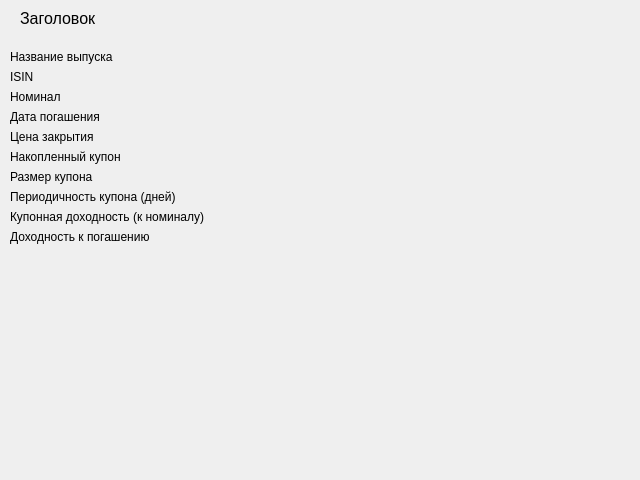
<?xml version="1.0" encoding="UTF-8"?>
<ui version="4.0">
 <class>Form</class>
 <widget class="QWidget" name="Form">
  <property name="geometry">
   <rect>
    <x>0</x>
    <y>0</y>
    <width>640</width>
    <height>480</height>
   </rect>
  </property>
  <property name="windowTitle">
   <string>Form</string>
  </property>
  <property name="locale">
   <locale language="Russian" country="Russia"/>
  </property>
  <widget class="QWidget" name="formLayoutWidget">
   <property name="geometry">
    <rect>
     <x>10</x>
     <y>50</y>
     <width>621</width>
     <height>241</height>
    </rect>
   </property>
   <layout class="QFormLayout" name="formLayout">
    <item row="0" column="0">
     <widget class="QLabel" name="label1">
      <property name="text">
       <string>Название выпуска</string>
      </property>
     </widget>
    </item>
    <item row="0" column="1">
     <widget class="QLabel" name="lbl_secname">
      <property name="text">
       <string/>
      </property>
     </widget>
    </item>
    <item row="1" column="0">
     <widget class="QLabel" name="label2">
      <property name="text">
       <string>ISIN</string>
      </property>
     </widget>
    </item>
    <item row="1" column="1">
     <widget class="QLabel" name="lbl_isin">
      <property name="text">
       <string/>
      </property>
     </widget>
    </item>
    <item row="2" column="0">
     <widget class="QLabel" name="label">
      <property name="text">
       <string>Номинал</string>
      </property>
     </widget>
    </item>
    <item row="2" column="1">
     <widget class="QLabel" name="lbl_facevalue">
      <property name="text">
       <string/>
      </property>
     </widget>
    </item>
    <item row="4" column="0">
     <widget class="QLabel" name="label_2">
      <property name="text">
       <string>Цена закрытия</string>
      </property>
     </widget>
    </item>
    <item row="4" column="1">
     <widget class="QLabel" name="lbl_price">
      <property name="text">
       <string/>
      </property>
     </widget>
    </item>
    <item row="3" column="0">
     <widget class="QLabel" name="label_4">
      <property name="text">
       <string>Дата погашения</string>
      </property>
     </widget>
    </item>
    <item row="3" column="1">
     <widget class="QLabel" name="lbl_matdate">
      <property name="text">
       <string/>
      </property>
     </widget>
    </item>
    <item row="5" column="0">
     <widget class="QLabel" name="label_3">
      <property name="text">
       <string>Накопленный купон</string>
      </property>
     </widget>
    </item>
    <item row="6" column="0">
     <widget class="QLabel" name="label_5">
      <property name="text">
       <string>Размер купона</string>
      </property>
     </widget>
    </item>
    <item row="7" column="0">
     <widget class="QLabel" name="label_6">
      <property name="text">
       <string>Периодичность купона (дней)</string>
      </property>
     </widget>
    </item>
    <item row="8" column="0">
     <widget class="QLabel" name="label_7">
      <property name="text">
       <string>Купонная доходность (к номиналу)</string>
      </property>
     </widget>
    </item>
    <item row="5" column="1">
     <widget class="QLabel" name="lbl_nkd">
      <property name="text">
       <string/>
      </property>
     </widget>
    </item>
    <item row="6" column="1">
     <widget class="QLabel" name="lbl_couponval"/>
    </item>
    <item row="7" column="1">
     <widget class="QLabel" name="lbl_couponperiod"/>
    </item>
    <item row="8" column="1">
     <widget class="QLabel" name="lbl_coupon_rr"/>
    </item>
    <item row="9" column="0">
     <widget class="QLabel" name="label_8">
      <property name="text">
       <string>Доходность к погашению</string>
      </property>
     </widget>
    </item>
    <item row="9" column="1">
     <widget class="QLabel" name="lbl_maturity_rr">
      <property name="text">
       <string/>
      </property>
     </widget>
    </item>
   </layout>
  </widget>
  <widget class="QLabel" name="lbl_title">
   <property name="geometry">
    <rect>
     <x>20</x>
     <y>10</y>
     <width>471</width>
     <height>16</height>
    </rect>
   </property>
   <property name="font">
    <font>
     <pointsize>12</pointsize>
    </font>
   </property>
   <property name="text">
    <string>Заголовок</string>
   </property>
  </widget>
 </widget>
 <resources/>
 <connections/>
</ui>
